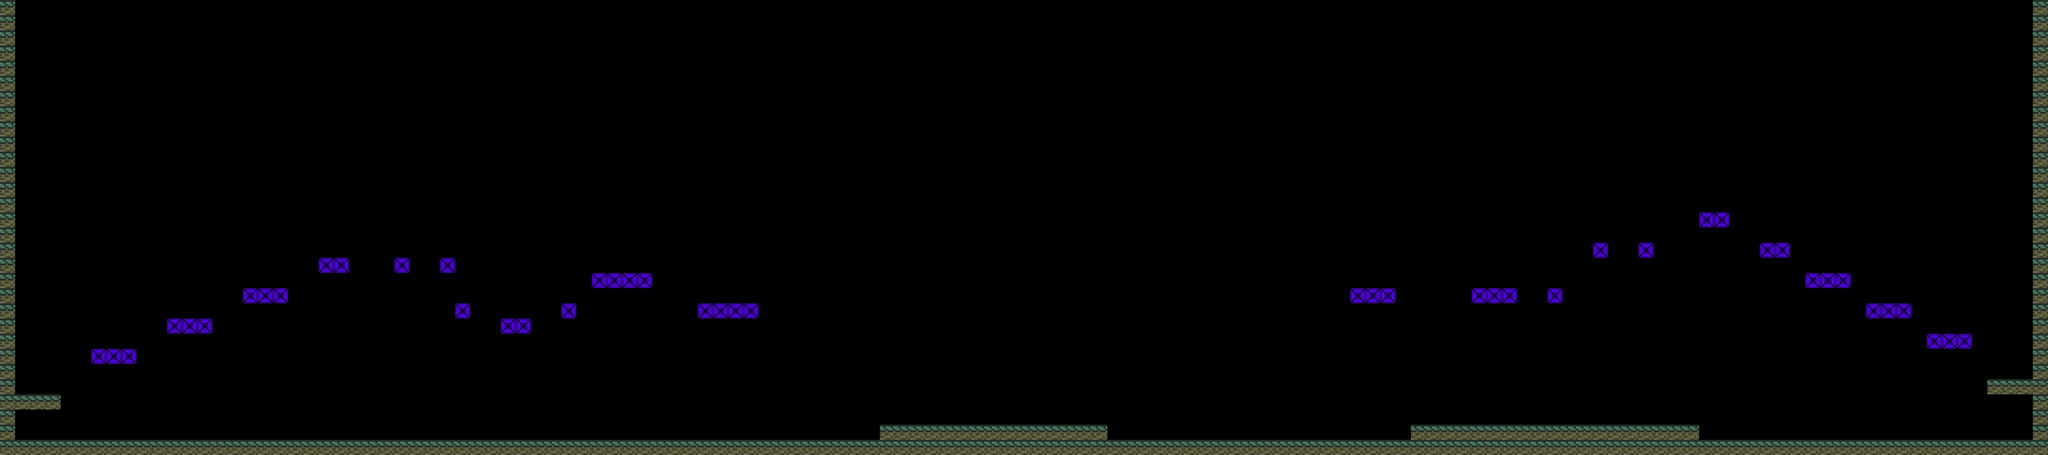

This game map was drawn from its Tiled (.tmx) file and the tilesets committed beside it. A one-line description and the trimmed map source follow:
An orthogonal 135x30 tile map with 48x48 px tiles, 1 tile layer (Tile Layer 1).

<map version="1.5" tiledversion="1.6.0" orientation="orthogonal" renderorder="right-down" width="135" height="30" tilewidth="48" tileheight="48" infinite="0" nextlayerid="2" nextobjectid="1">
 <editorsettings>
  <export target="../PhaseMapsJson/phaseMap4.json" format="json" />
 </editorsettings>
 <tileset firstgid="1" source="../Tileset.tsx" />
 <layer id="1" name="Tile Layer 1" width="135" height="30">
  <data>[4050 cells, 280 non-empty, 2 distinct tile ids]</data>
 </layer>
</map>